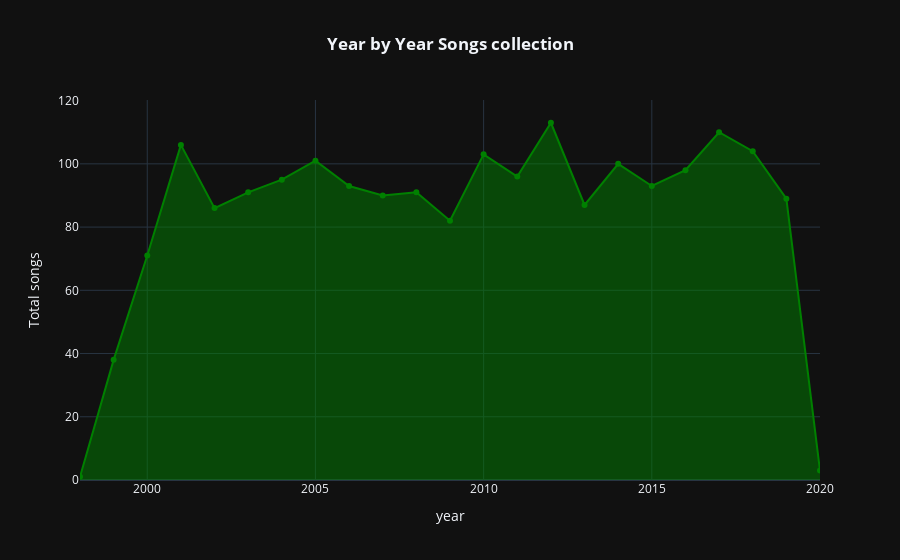

Notebook code for this chart:
### Code cell
df_tmp = df.groupby('year',as_index=False).count().sort_values(by='song',ascending=False).sort_values(by='year')

fig=px.area(df_tmp, x='year', y='song', markers=True, 
            labels={'song':'Total songs'}, color_discrete_sequence=['green'], template='plotly_dark',
            title='<b>Year by Year Songs collection')
fig.update_layout(hovermode='x',title_x=0.5)

### Figure 1 — Plotly figure (JSON) as saved in the notebook; plotly's stock layout.template omitted (floating-point values rounded to 4 significant figures)
{"data": [{"fillpattern": {"shape": ""}, "hovertemplate": "year=%{x}<br>Total songs=%{y}<extra></extra>", "legendgroup": "", "line": {"color": "green"}, "marker": {"symbol": "circle"}, "mode": "lines+markers", "name": "", "orientation": "v", "showlegend": false, "stackgroup": "1", "type": "scatter", "x": [1998, 1999, 2000, 2001, 2002, 2003, 2004, 2005, 2006, 2007, 2008, 2009, 2010, 2011, 2012, 2013, 2014, 2015, 2016, 2017, 2018, 2019, 2020], "xaxis": "x", "y": [1, 38, 71, 106, 86, 91, 95, 101, 93, 90, 91, 82, 103, 96, 113, 87, 100, 93, 98, 110, 104, 89, 3], "yaxis": "y"}], "layout": {"autosize": true, "hovermode": "x", "legend": {"tracegroupgap": 0}, "title": {"text": "<b>Year by Year Songs collection", "x": 0.5}, "xaxis": {"anchor": "y", "autorange": true, "domain": [0, 1], "range": [1998, 2020], "title": {"text": "year"}, "type": "linear"}, "yaxis": {"anchor": "x", "autorange": true, "domain": [0, 1], "range": [0, 121.6], "title": {"text": "Total songs"}, "type": "linear"}}}
